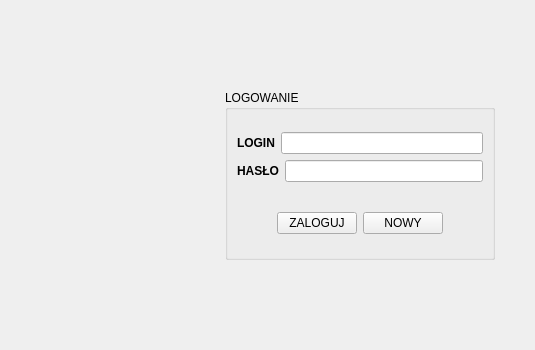
<?xml version="1.0" encoding="UTF-8"?>
<ui version="4.0">
 <class>loginWindow</class>
 <widget class="QMainWindow" name="loginWindow">
  <property name="geometry">
   <rect>
    <x>0</x>
    <y>0</y>
    <width>535</width>
    <height>350</height>
   </rect>
  </property>
  <property name="minimumSize">
   <size>
    <width>535</width>
    <height>350</height>
   </size>
  </property>
  <property name="windowTitle">
   <string>Terminator</string>
  </property>
  <property name="windowIcon">
   <iconset resource="../../resources/Terminator_client.qrc">
    <normaloff>:/Terminator_client/img/logo.ico</normaloff>:/Terminator_client/img/logo.ico</iconset>
  </property>
  <widget class="QWidget" name="centralwidget">
   <layout class="QHBoxLayout" name="horizontalLayout_4">
    <item>
     <widget class="QLabel" name="label_img">
      <property name="minimumSize">
       <size>
        <width>150</width>
        <height>150</height>
       </size>
      </property>
      <property name="maximumSize">
       <size>
        <width>150</width>
        <height>150</height>
       </size>
      </property>
      <property name="text">
       <string/>
      </property>
      <property name="pixmap">
       <pixmap resource="../../resources/Terminator_client.qrc">:/Terminator_client/img/logo.png</pixmap>
      </property>
      <property name="scaledContents">
       <bool>true</bool>
      </property>
     </widget>
    </item>
    <item>
     <widget class="QGroupBox" name="groupBox">
      <property name="maximumSize">
       <size>
        <width>270</width>
        <height>170</height>
       </size>
      </property>
      <property name="title">
       <string>LOGOWANIE</string>
      </property>
      <layout class="QVBoxLayout" name="verticalLayout_3">
       <item>
        <layout class="QVBoxLayout" name="verticalLayout_2">
         <item>
          <layout class="QVBoxLayout" name="verticalLayout">
           <item>
            <layout class="QHBoxLayout" name="horizontalLayout">
             <item>
              <widget class="QLabel" name="label_login">
               <property name="font">
                <font>
                 <bold>true</bold>
                </font>
               </property>
               <property name="text">
                <string>LOGIN</string>
               </property>
              </widget>
             </item>
             <item>
              <widget class="QLineEdit" name="lineEdit_login"/>
             </item>
            </layout>
           </item>
           <item>
            <layout class="QHBoxLayout" name="horizontalLayout_2">
             <item>
              <widget class="QLabel" name="label_pass">
               <property name="font">
                <font>
                 <bold>true</bold>
                </font>
               </property>
               <property name="text">
                <string>HASŁO</string>
               </property>
              </widget>
             </item>
             <item>
              <widget class="QLineEdit" name="lineEdit_pass">
               <property name="echoMode">
                <enum>QLineEdit::Password</enum>
               </property>
              </widget>
             </item>
            </layout>
           </item>
          </layout>
         </item>
         <item>
          <spacer name="verticalSpacer">
           <property name="orientation">
            <enum>Qt::Vertical</enum>
           </property>
           <property name="sizeType">
            <enum>QSizePolicy::Fixed</enum>
           </property>
           <property name="sizeHint" stdset="0">
            <size>
             <width>20</width>
             <height>24</height>
            </size>
           </property>
          </spacer>
         </item>
         <item>
          <layout class="QHBoxLayout" name="horizontalLayout_3">
           <item>
            <spacer name="horizontalSpacer">
             <property name="orientation">
              <enum>Qt::Horizontal</enum>
             </property>
             <property name="sizeHint" stdset="0">
              <size>
               <width>40</width>
               <height>20</height>
              </size>
             </property>
            </spacer>
           </item>
           <item>
            <widget class="QPushButton" name="pushButton_login">
             <property name="text">
              <string>ZALOGUJ</string>
             </property>
            </widget>
           </item>
           <item>
            <widget class="QPushButton" name="pushButton_new">
             <property name="text">
              <string>NOWY</string>
             </property>
            </widget>
           </item>
           <item>
            <spacer name="horizontalSpacer_2">
             <property name="orientation">
              <enum>Qt::Horizontal</enum>
             </property>
             <property name="sizeHint" stdset="0">
              <size>
               <width>40</width>
               <height>20</height>
              </size>
             </property>
            </spacer>
           </item>
          </layout>
         </item>
        </layout>
       </item>
      </layout>
     </widget>
    </item>
   </layout>
  </widget>
 </widget>
 <resources>
  <include location="../../resources/Terminator_client.qrc"/>
  <include location="../resources/Terminator_client.qrc"/>
 </resources>
 <connections/>
</ui>
